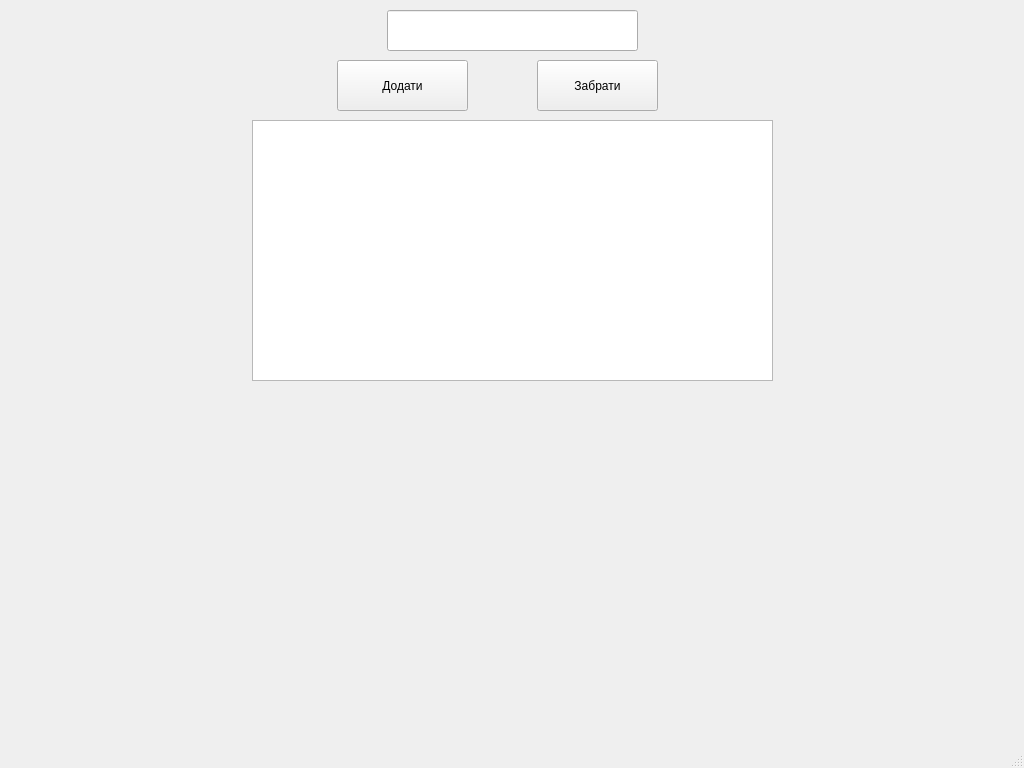
<?xml version="1.0" encoding="UTF-8"?>
<ui version="4.0">
 <class>MainWindow</class>
 <widget class="QMainWindow" name="MainWindow">
  <property name="geometry">
   <rect>
    <x>0</x>
    <y>0</y>
    <width>1024</width>
    <height>768</height>
   </rect>
  </property>
  <property name="windowTitle">
   <string>MainWindow</string>
  </property>
  <widget class="QWidget" name="centralwidget">
   <widget class="QLineEdit" name="lineEdit">
    <property name="geometry">
     <rect>
      <x>387</x>
      <y>10</y>
      <width>251</width>
      <height>41</height>
     </rect>
    </property>
    <property name="font">
     <font>
      <pointsize>12</pointsize>
     </font>
    </property>
   </widget>
   <widget class="QPushButton" name="addButton">
    <property name="geometry">
     <rect>
      <x>337</x>
      <y>60</y>
      <width>131</width>
      <height>51</height>
     </rect>
    </property>
    <property name="text">
     <string>Додати</string>
    </property>
   </widget>
   <widget class="QPushButton" name="deleteButton">
    <property name="geometry">
     <rect>
      <x>537</x>
      <y>60</y>
      <width>121</width>
      <height>51</height>
     </rect>
    </property>
    <property name="text">
     <string>Забрати</string>
    </property>
   </widget>
   <widget class="QListWidget" name="listWidget">
    <property name="geometry">
     <rect>
      <x>252</x>
      <y>120</y>
      <width>521</width>
      <height>261</height>
     </rect>
    </property>
    <property name="font">
     <font>
      <pointsize>12</pointsize>
     </font>
    </property>
   </widget>
   <widget class="QLabel" name="label">
    <property name="geometry">
     <rect>
      <x>252</x>
      <y>390</y>
      <width>521</width>
      <height>20</height>
     </rect>
    </property>
    <property name="font">
     <font>
      <pointsize>12</pointsize>
     </font>
    </property>
    <property name="text">
     <string/>
    </property>
    <property name="alignment">
     <set>Qt::AlignmentFlag::AlignCenter</set>
    </property>
   </widget>
  </widget>
  <widget class="QMenuBar" name="menubar">
   <property name="geometry">
    <rect>
     <x>0</x>
     <y>0</y>
     <width>1024</width>
     <height>21</height>
    </rect>
   </property>
  </widget>
  <widget class="QStatusBar" name="statusbar"/>
 </widget>
 <resources/>
 <connections/>
</ui>
